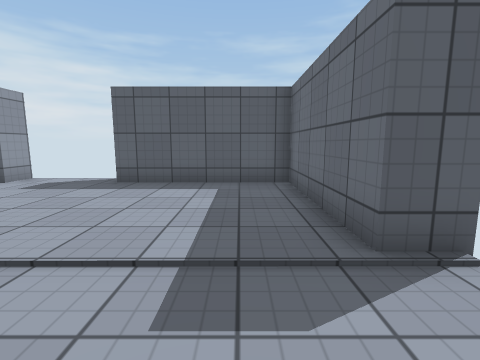
[1] (above)

19 first-person views from a walk through a 3-D level made in the Unity game engine. The camera is 1.2 m above the floor, tilts 8° down and sees 85° across. The floor is counted in squares, 1 m on a side. Each view is taken from the middle of a square. On the plan, view 1 faces up. The plan holds only what a view shows up to about 12 squares ahead; the rest is blank. The place goes on beyond the plan. Surface patterns are stand-ins for the level's own textures.

[2]
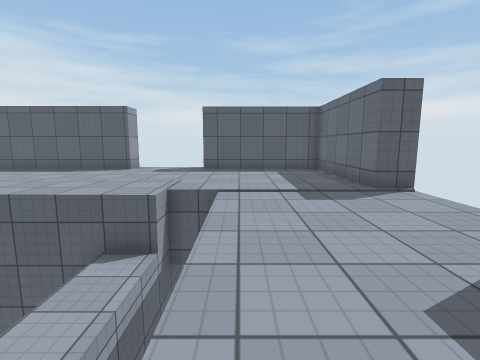

[3]
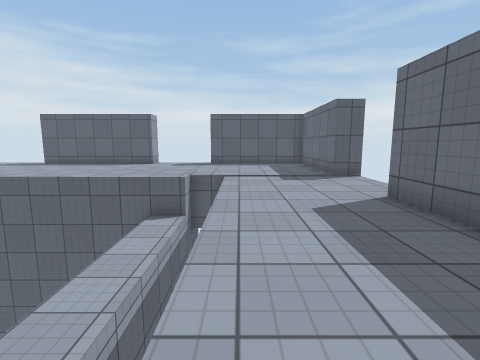

[4]
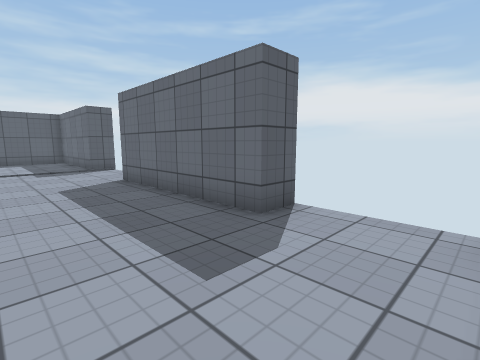

[5]
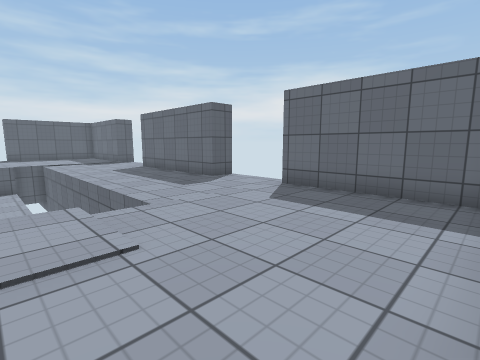

[6]
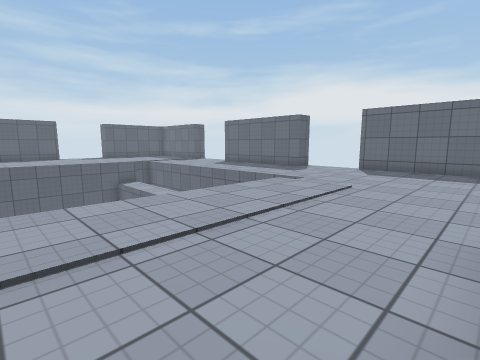

[7]
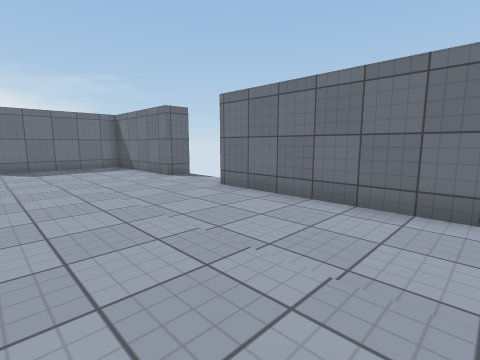

[8]
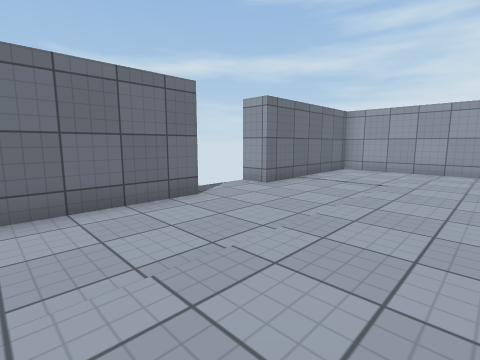

[9]
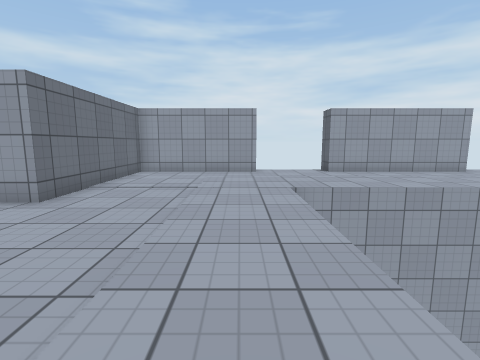

[10]
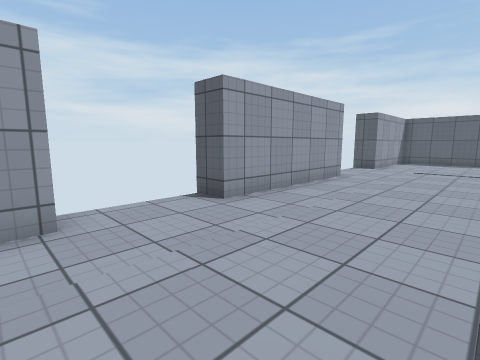

[11]
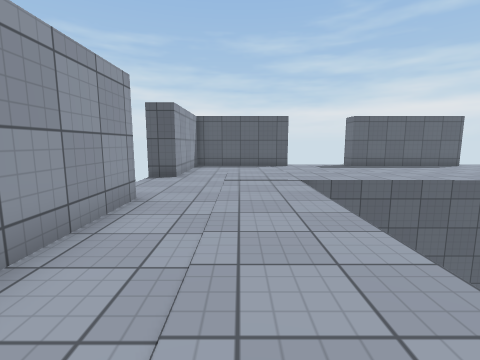

[12]
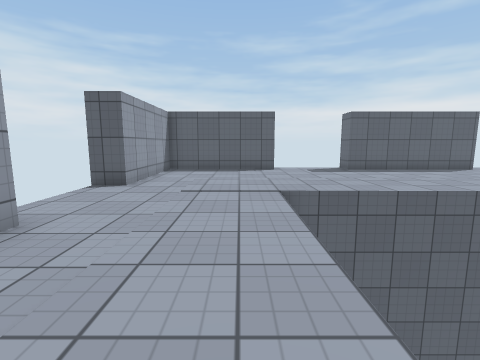

[13]
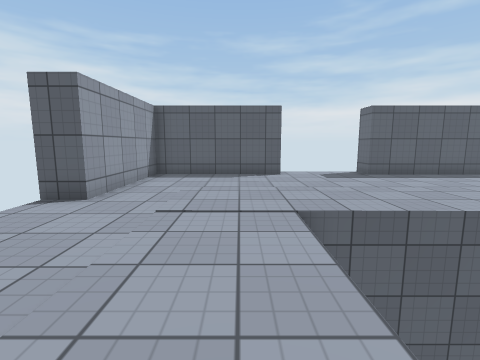

[14]
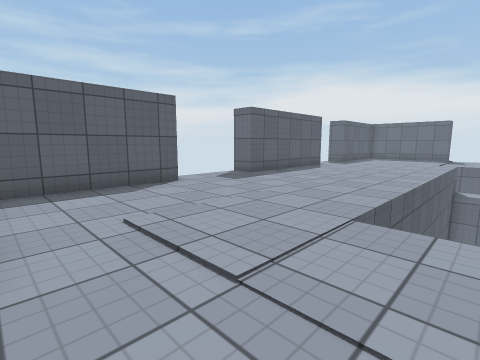

[15]
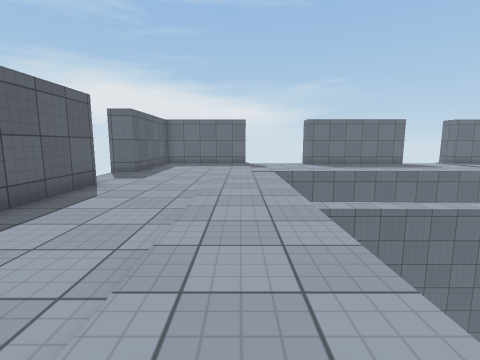

[16]
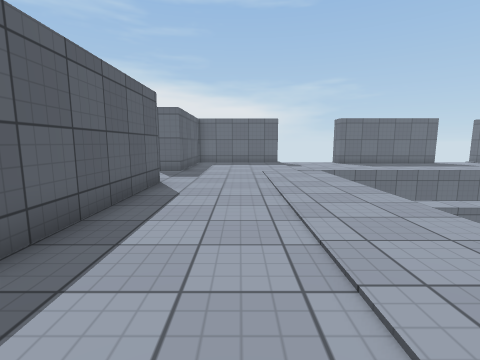

[17]
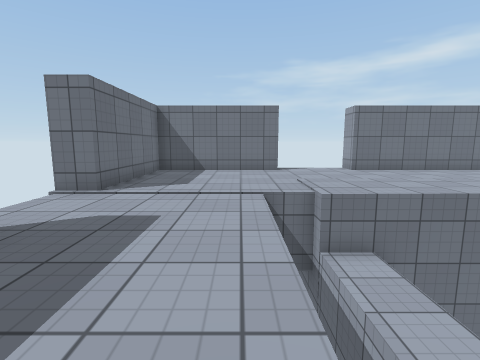

[18]
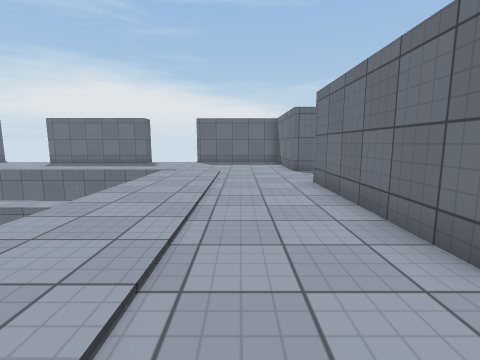

[19]
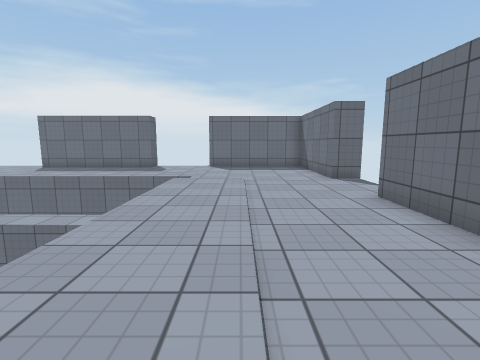

### Floor plan
Key: @ floor where view 1 was taken; # wall or solid block; . main floor; : floor 0.25 m higher than the main floor; v drop or lower ground.
Columns run from 22 left of view 1 to 3 right of it. Each row starts with its distance up from view 1.
  9          v     vvvv
  8 ######....######...######
  7 #.......................#
  6 #.......................#
  5 #.......................#
  4 #..:::..................#
  3 #..:::..................#
  2 ...:::.............v.....
  1 .....v           vvv.....
  0 .....v           vvv..@..
 -1 .....v           vvv.....
 -2 #....v           vvv....#
 -3 #....v           vvv....#
 -4 #....v           vvv....#
 -5 #....v           vvv....#
 -6 #....v           vvv....#
 -7 #....v           vvv....#
 -8 .....v           vvv.....
 -9 .....v           vvv.....
-10 ...:::.............v.....v
-11 #..:::..................#
-12 #..:::..................#
-13 #.......................#
-14 #.......................#
-15 #.......................#
-16 #######...######...######

Positions as (right, up) in squares from view 1, and headings:
1: (0, 0), facing up
2: (-2, -4), facing up
3: (-2, -7), facing up
4: (-2, -10), facing up-right
5: (-5, -15), facing up-right
6: (-11, -15), facing up-right
7: (-13, -10), facing down-right
8: (-9, -10), facing down-left
9: (-10, -11), facing left
10: (-17, -11), facing up-left
11: (-19, -7), facing up
12: (-18, -5), facing up
13: (-18, -3), facing up
14: (-21, 0), facing up-right
15: (-15, 3), facing right
16: (-15, 5), facing right
17: (-2, -4), facing down
18: (-15, -13), facing right
19: (-13, -12), facing right
